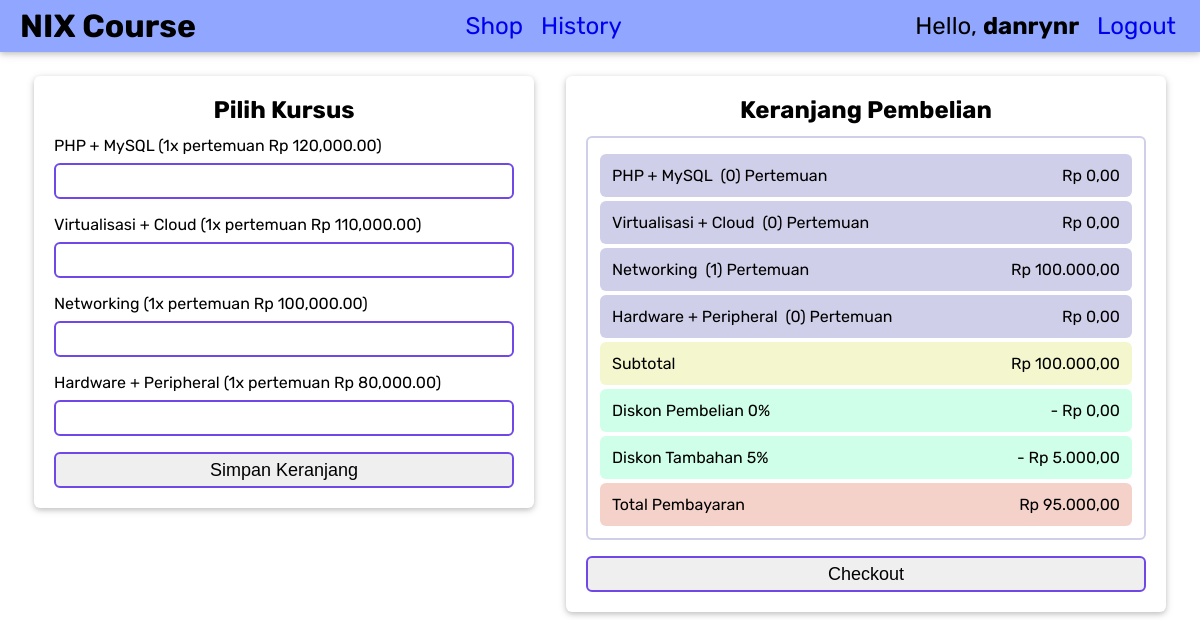
/index.php (signed in), run on the app's committed database.
### tables this page shows
CREATE TABLE `course` (
  `id` int NOT NULL,
  `name` varchar(45) NOT NULL,
  `price` int NOT NULL
);

CREATE TABLE `usercart` (
  `username` varchar(45) NOT NULL,
  `quantity_ps` int NOT NULL,
  `quantity_vc` int NOT NULL,
  `quantity_net` int NOT NULL,
  `quantity_hp` int NOT NULL
);

CREATE TABLE `usercre` (
  `id` int NOT NULL,
  `username` varchar(45) NOT NULL,
  `pass_hash` varchar(255) NOT NULL,
  `name` varchar(100) NOT NULL,
  `birthdate` date NOT NULL,
  `gender` varchar(1) NOT NULL,
  `education` varchar(11) NOT NULL,
  `address` varchar(100) NOT NULL,
  `hobby` varchar(100) NOT NULL
);

### market.php (called while the page is built, shortened)
<?php
    $username = $_SESSION['username'];
    $percent_diskon1 = "0%";
    $percent_diskon2 = "0%";
    include 'config.php';
    $marketDataPS = "SELECT price FROM course WHERE name = 'phpsql'";
    $marketDataVC = "SELECT price FROM course WHERE name = 'virtcloud'";
    $marketDataNET = "SELECT price FROM course WHERE name = 'network'";
    $marketDataHP = "SELECT price FROM course WHERE name = 'hardperi'";
    $ps = mysqli_fetch_assoc(mysqli_query($conn, $marketDataPS));
    $ps = $ps['price'];
    $vc = mysqli_fetch_assoc(mysqli_query($conn, $marketDataVC));
    $vc = $vc['price'];
    $net = mysqli_fetch_assoc(mysqli_query($conn, $marketDataNET));
    $net = $net['price'];
    $hp = mysqli_fetch_assoc(mysqli_query($conn, $marketDataHP));
    $hp = $hp['price'];
    $queryPullUserCart = "SELECT quantity_ps, quantity_vc, quantity_net, quantity_hp FROM usercart WHERE username = '$username'";
    $dataPullUserCart = mysqli_query($conn, $queryPullUserCart);
    $dataPullUserCart = mysqli_fetch_assoc($dataPullUserCart);
    $jumps = isset($dataPullUserCart['quantity_ps']) ? $dataPullUserCart['quantity_ps'] : 0;
    $jumvc = isset($dataPullUserCart['quantity_vc']) ? $dataPullUserCart['quantity_vc'] : 0;
    $jumnet = isset($dataPullUserCart['quantity_net']) ? $dataPullUserCart['quantity_net'] : 0;
    $jumhp = isset($dataPullUserCart['quantity_hp']) ? $dataPullUserCart['quantity_hp'] : 0;
    $ps1 = $ps * $jumps;
    $vc1 = $vc * $jumvc;
    $net1 = $net * $jumnet;
    $hp1 = $hp * $jumhp;
    $subtotal = $ps1 + $vc1 + $net1 + $hp1;
    $diskon1 = 0;
    $diskon2 = 0;
    $queryGender = "SELECT gender FROM usercre WHERE username = '$username'";
    $dataGender = mysqli_query($conn, $queryGender);
    $gender = mysqli_fetch_assoc($dataGender);
    if($subtotal > 0) {
        if($gender['gender'] == "L") {
            $diskon2 = ($subtotal * 5) / 100;
            $percent_diskon2 = "5%";
        } else {
            $diskon2 = ($subtotal * 3) / 100;
            $percent_diskon2 = "3%";
        }
    }
    $total = $subtotal - ($diskon1 + $diskon2);
    $data_jumps = isset($dataPullUserCart['quantity_ps']) ? $dataPullUserCart['quantity_ps'] : 0;
    $data_jumvc = isset($dataPullUserCart['quantity_vc']) ? $dataPullUserCart['quantity_vc'] : 0;
    $data_jumnet = isset($dataPullUserCart['quantity_net']) ? $dataPullUserCart['quantity_net'] : 0;
    $data_jumhp = isset($dataPullUserCart['quantity_hp']) ? $dataPullUserCart['quantity_hp'] : 0;
    $data_hargaps = $ps1;
    $data_hargavc = $vc1;
    $data_harganet = $net1;
    $data_hargahp = $hp1;
    $data_subtotal = $subtotal;
    $data_diskon1 = $diskon1;
    $percent_diskon1_text = $percent_diskon1;
    $data_diskon2 = $diskon2;
    $percent_diskon2_text = $percent_diskon2;
    $data_total = $total;
    $ps_text = number_format($data_hargaps, 2, ',', '.');
    $vc_text = number_format($data_hargavc, 2, ',', '.');
    $net_text = number_format($data_harganet, 2, ',', '.');
    $hp_text = number_format($data_hargahp, 2, ',', '.');
    $total_text = number_format($data_total, 2, ',', '.');
    $diskon1_text = number_format($data_diskon1, 2, ',', '.');
    $diskon2_text = number_format($data_diskon2, 2, ',', '.');
    $subtotal_text = number_format($data_subtotal, 2, ',', '.');
    $ps_init = number_format($ps, 2, '.', ',');
    $vc_init = number_format($vc, 2, '.', ',');
    $net_init = number_format($net, 2, '.', ',');
    $hp_init = number_format($hp, 2, '.', ',');
?>

### index.php (the view, shortened to what this page needs)
<!DOCTYPE html>
<html lang="en">
<head>
    <link rel="stylesheet" href="./style/style.css">
</head>
<body>
    <?php
        include 'market.php';
    ?>
    <header class="shadow">
        <div class="container">
            <h1>NIX Course</h1>
        </div>
        <div class="menu">
            <nav>
                <ul>
                    <li><a href="#">Shop</a></li>
                    <li><a href="?link=history">History</a></li>
                </ul>
            </nav>
        </div>
        <div class="container2">
            <nav>
                <ul>
                    <li><?php echo "Hello, <b>$username</b>"; ?></li>
                    <li><a href="logout.php">Logout</a></li>
                </ul>
            </nav>
        </div>
    </header>
    <div class="shop">
        <form action="<?php $_SERVER["PHP_SELF"]?>" method="post">
            <div class="card shadow" id="left">
                <h2>Pilih Kursus</h2>
                <div class="course">
                    <p>PHP + MySQL (1x pertemuan <?php echo "Rp $ps_init";?>)</p><input type=number name="ps-q">
                    <p>Virtualisasi + Cloud (1x pertemuan <?php echo "Rp $vc_init";?>)</p><input type=number name="vc-q">
                    <p>Networking (1x pertemuan <?php echo "Rp $net_init";?>)</p><input type=number name="net-q">
                    <p>Hardware + Peripheral (1x pertemuan <?php echo "Rp $hp_init";?>)</p><input type=number name="hp-q">
                    <button class="cart" name="save">Simpan Keranjang</button>
                </div>
            </div>
        </form>
        <form action="<?php $_SERVER["PHP_SELF"]?>" method="post">
            <div class="listcart card shadow" id="right">
                <h2>Keranjang Pembelian</h2>
                <div class="container-b">
                    <section class="course-section">
                    <a class="course-name">PHP + MySQL</a>&nbsp;<span class="pertemuan"><?php echo " ($data_jumps) Pertemuan";?></span>&nbsp;&nbsp;<span class="nominal"><?php echo " Rp $ps_text";?></span>
                    </section>
                    <section class="course-section">
                    <a class="course-name">Virtualisasi + Cloud</a>&nbsp;<span class="pertemuan"><?php echo " ($data_jumvc) Pertemuan";?></span>&nbsp;&nbsp;<span class="nominal"><?php echo " Rp $vc_text";?></span>
                    </section>
                    <section class="course-section">
                    <a class="course-name">Networking</a>&nbsp;<span class="pertemuan"><?php echo " ($data_jumnet) Pertemuan";?></span>&nbsp;&nbsp;<span class="nominal"><?php echo " Rp $net_text";?></span>
                    </section>
                    <section class="course-section">
                    <a class="course-name">Hardware + Peripheral</a>&nbsp;<span class="pertemuan"><?php echo " ($data_jumhp) Pertemuan";?></span>&nbsp;&nbsp;<span class="nominal"><?php echo "Rp $hp_text";?></span>
                    </section>
                    <section class="total-section">
                    <a class="total-info">Subtotal</a>&nbsp;&nbsp;<span class="nominal"><?php echo "Rp $subtotal_text";?></span>
                    </section>
                    <section class="discount-section">
                    <a class="discount-info discount-one">Diskon Pembelian <?php echo $percent_diskon1_text;?></a>&nbsp;&nbsp;<span class="nominal"><?php echo "- Rp $diskon1_text";?></span>
                    </section>
                    <section class="discount-section">
                    <a class="discount-info discount-two">Diskon Tambahan <?php echo $percent_diskon2_text;?></a>&nbsp;&nbsp;<span class="nominal"><?php echo "- Rp $diskon2_text";?></span>
                    </section>
                    <section class="subtotal-section">
                    <a class="subtotal-info">Total Pembayaran</a>&nbsp;&nbsp;<span class="nominal"><?php echo "Rp $total_text";?></span>
                    </section>
                </div>
                <button class="order" name="order">Checkout</button>
            </div>
        </form>
    </div>
</body>
</html>

### style/style.css (style rules this page uses)
* { box-sizing: border-box; margin: 0; }
html, body { width: 100%; margin: 0; font-family: 'Rubik', sans-serif; align-items: center; display: flex; flex-direction: column; justify-content: center; }
header { width: 100%; margin: 0; margin-bottom: 24px; background-color: #91a7ff; display: flex; flex-direction: row; justify-content: space-between; }
.shadow { box-shadow: 0 2px 5px 0 rgba(0, 0, 0, 0.16), 0 2px 10px 0 rgba(0, 0, 0, 0.12); }
.container { display: flex; flex-direction: column; justify-content: center; padding-left: 20px; }
.menu { justify-content: space-evenly; }
.container2 { float: right; }
nav { font-size: 24px; width: 100%; padding: 12px; align-items: center; }
ul { list-style-type: none; text-align: center; }
li { display: inline; padding-right: 12px; }
a { text-decoration: none; }
.card { border-radius: 6px; padding: 20px; width: 500px; display: flex; flex-direction: column; justify-content: center; }
.listcart { width: 600px; }
h2 { text-align: center; margin-bottom: 12px; }
input { outline: none; font-size: 16px; width: 100%; height: 36px; border: 2px solid #7048e8; border-radius: 6px; margin-top: 8px; margin-bottom: 16px; padding: 6px 8px; }
button { transition: .5s; cursor: pointer; float: right; font-size: 18px; width: 12vh; height: 36px; border-radius: 6px; border: 2px solid #7048e8; }
.cart { width: 100%; }
.order { margin-top: 16px; width: 100%; }
.shop { display: flex; flex-direction: row; justify-content: center; }
#right { margin-left: 32px; }
.container-b { border-radius: 6px; border: 2px solid #cfcfe9; padding: 12px; }
.course-section { border-radius: 6px; background-color: #cfcfe9; margin-top: 4px; padding: 12px; }
.total-section { border-radius: 6px; background-color: #f4f7cd; margin-top: 4px; padding: 12px; }
.discount-section { border-radius: 6px; background-color: #cfffe9; margin-top: 4px; padding: 12px; }
.subtotal-section { border-radius: 6px; background-color: #f5d2c9; margin-top: 4px; padding: 12px; }
.course { display: flex; flex-direction: column; justify-content: space-between; }
.nominal { float: right; }

### data on the page
course: price "120,000.00", price.quantity_ps "0,00"
course: price "110,000.00", price.quantity_vc "0,00"
course: price "100,000.00", price.quantity_net "100.000,00"
course: price "80,000.00", price.quantity_hp "0,00"
usercart: quantity_ps "0", quantity_vc "0", quantity_net "1", quantity_hp "0"
usercre: gender "5%"

### other printed values
$username "danrynr"
$subtotal_text "100.000,00"
$percent_diskon1_text "0%"
$diskon1_text "0,00"
$diskon2_text "5.000,00"
$total_text "95.000,00"
